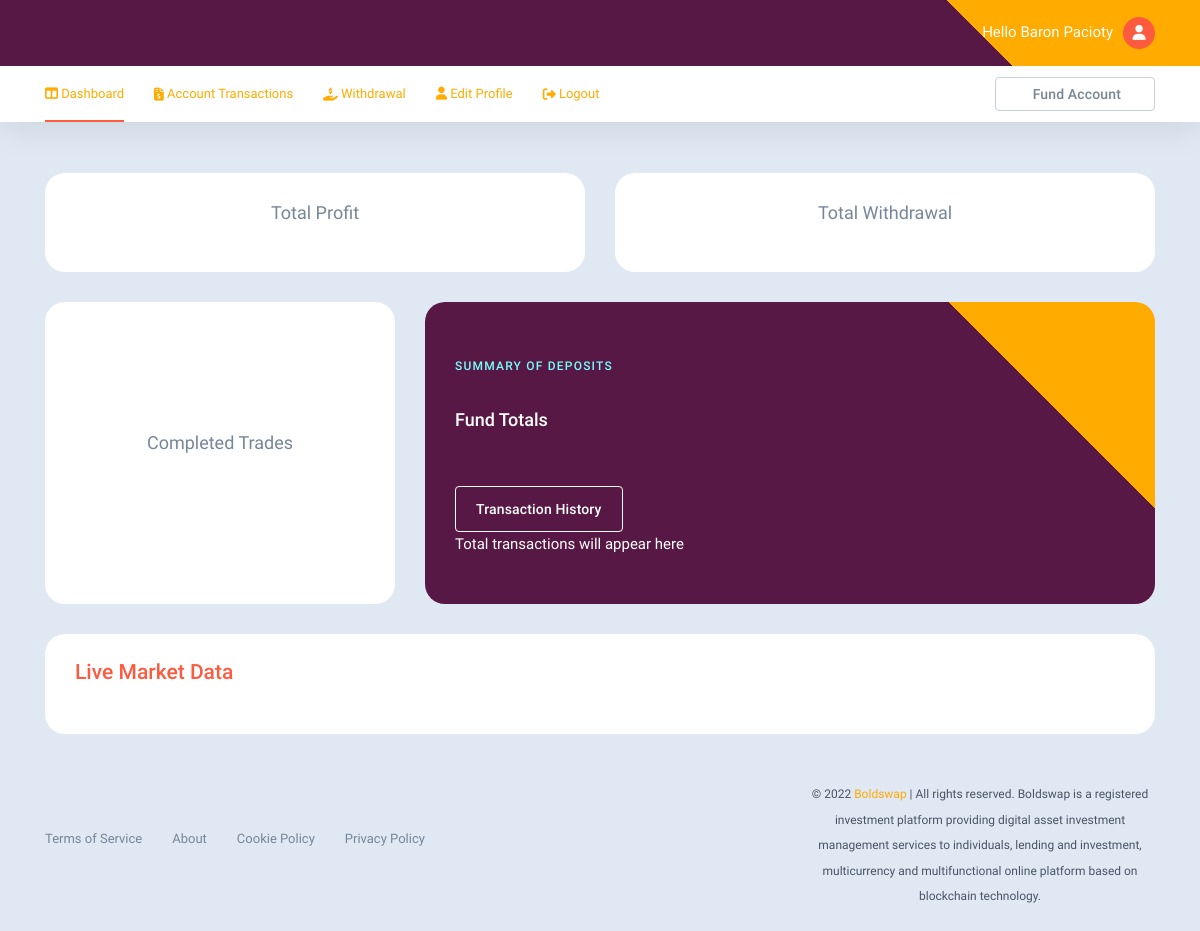
The page /user/user-area.php (signed in) on the database as committed earlier.
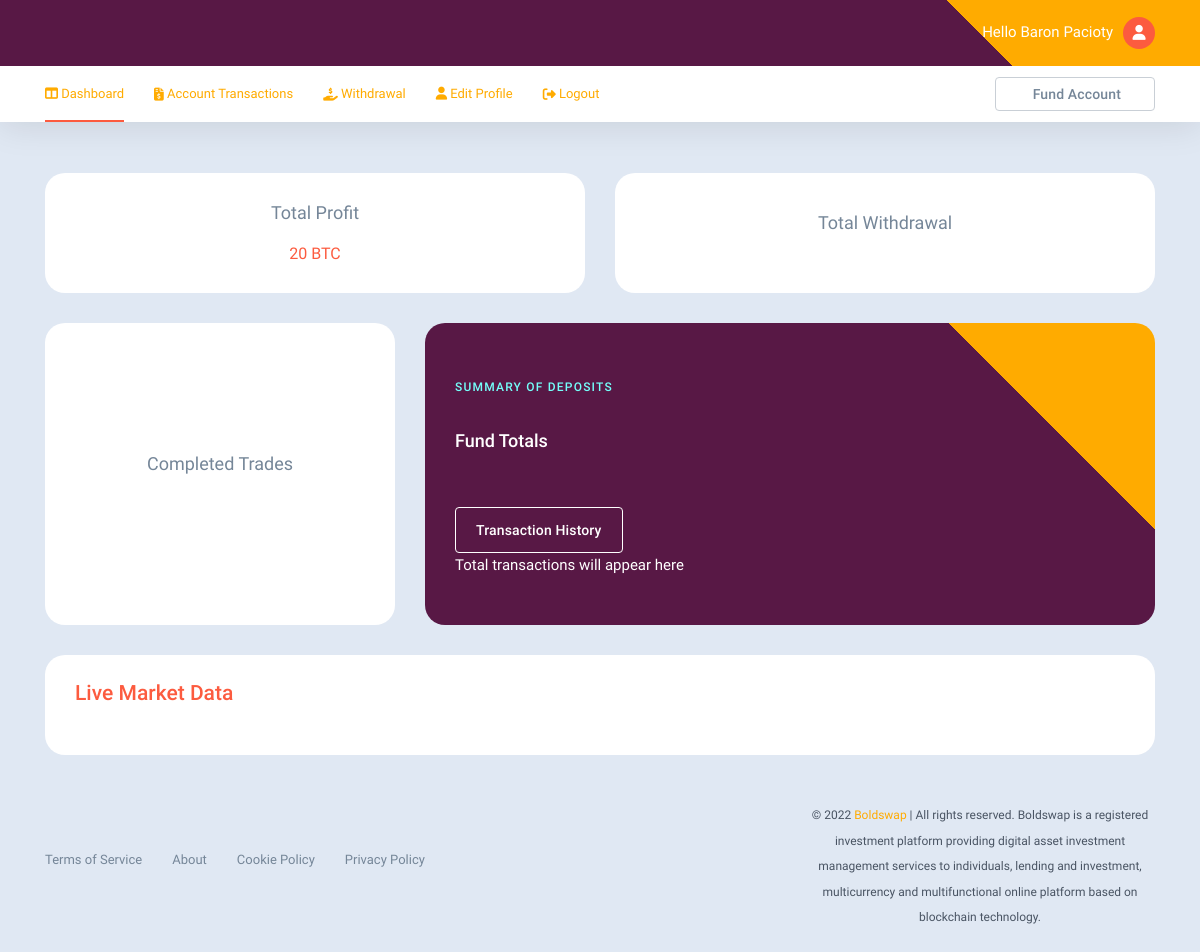
The same page on the database as committed later.
### tables this page shows
CREATE TABLE `profit` (
  `id_no` int(3) NOT NULL,
  `user_email` varchar(255) DEFAULT NULL,
  `ptxn` varchar(255) DEFAULT NULL,
  `currency` varchar(255) DEFAULT NULL,
  `amount` varchar(255) DEFAULT NULL,
  `date_approved` datetime DEFAULT current_timestamp()
);

### user/config.php (called while the page is built, shortened)
<?php
$con = new mysqli(SERVER,USER,PASS,DB);
if(isset($_SESSION['email']) && $_SESSION['email']!==null){
$sql_profit = "SELECT * FROM `profit`";
$sql_profit_exec = $con->query($sql_profit);
}
?>

### user/function.php (called while the page is built, shortened)
<?php
require_once('config.php');
?>

### user/user-area.php (the view, shortened to what this page needs)
<?php
include('function.php');
?>
<?php include('header.php'); ?>
<body class="page-user">
<?php include('nav.php'); ?>
<div>
<div class="page-content">
<div class="container">
    <div class="row">
<div class="col-lg-12 col-12">
</div>
</div>
<div class="row">
<div class="col-lg-6 col-6 col-sm-12">
<div class="token-information card card-full-height" style="border-radius: 20px;">
<div class="token-info">
<h1 class="token-info-head text-light">Total Profit</h1>
<h5 class="token-info-sub"><?php if(isset($profit_info['amount']) && isset($profit_info['currency']) && $profit_info['amount']!==null && $profit_info['currency']!==null){
    echo $profit_info['amount'] ." ".$profit_info['currency'];}?></h5>
</div>
</div>
</div>
<div class="col-lg-6 col-6 col-sm-12">
<div class="token-information card card-full-height" style="border-radius:20px;">
<div class="token-info">
<h1 class="token-info-head text-light">Total Withdrawal</h1>
</div>
</div>
</div>
<div class="col-lg-4 col-12 col-md-6">
<div class="token-information card card-full-height " style="border-radius: 20px;">
<div class="token-info">
<h1 class="token-info-head text-light">Completed Trades</h1>
</div>
</div>
</div>
<div class="col-lg-8 col-12 col-md-6">
<div class="token-statistics card card-token height-auto" style="border-radius: 20px;">
<div class="card-innr">
<div class="token-balance token-balance-s2">
<h3 class="card-sub-title">Summary of deposits</h3>
<ul class="token-balance-list row">
<li class="token-balance-sub col-md-12 col-lg-6 mb-3" hidden><?php
    foreach($sql_withdraw_exec as $withdraw_info){extract($withdraw_info);?>
<span class="lead"><?php if(isset($withdraw_info['wstatus']) && $withdraw_info['wstatus']==="approved"){} ?></span>
<span class="sub"><?php if(isset($withdraw_info['wstatus']) && $withdraw_info['wstatus']==="approved"){}?></span>
<?php } ?>
<li class="token-balance-sub col-md-12 col-lg-6 mb-3">
    <?php
    echo "<br><big><strong>Fund Totals</strong></big><br>";
    $r_bnb = "SELECT sum(amount) AS rsum,currency AS cur FROM fund WHERE user_email ='$session_email' AND (status = 'approved' AND currency = 'BNB')";
    $r_bnb_2 = $con->query($r_bnb);
    $r_bnb_3 = mysqli_fetch_assoc($r_bnb_2);
    if($r_bnb_3){echo $r_bnb_3['cur'] . ' '.$r_bnb_3['rsum'] .'<br>';}
    ?>
    <?php
    $total_deposit = "SELECT sum(amount) AS totalsum FROM fund WHERE user_email='$session_email' AND status='approved'";
    $total_deposit_query = $con->query($total_deposit);
    $total_deposit_display = mysqli_fetch_assoc($total_deposit_query);
   if($total_deposit_display){
    $sum_of_rows = $total_deposit_display['totalsum'];
    echo "<br><a class='btn btn-lg btn-outline-warning' href='user-transactions.php'>Transaction History</a><br>";
    if(isset($withdraw_info['wstatus']) && $withdraw_info['wstatus']==="approved"){
   ?>
<span><?= "Total Deposit: ".($sum_of_rows - $withdraw_info['wamount'])." ".$fund_info['currency']; ?></span>
<span class="sub"></span>
<span></span>
<?php }else{echo "Total transactions will appear here";} }?>
</li>
                        </ul>
</div>
</div>
</div>
</div>
</div>
<div class="row">
<div class="col-xl-12 col-lg-12">
<div class="token-transaction card card-full-height" style="border-radius: 20px;">
<div class="card-innr">
<div class="card-head has-aside">
<h4 class="card-title">Live Market Data</h4>
</div>
</div> </div>
</div>
</div>
</div>
</div>
</div>
<div class="footer-bar">
<div class="container">
<div class="row align-items-center justify-content-center">
<div class="col-md-8">
<ul class="footer-links">
 <li><a href="https://boldswap.org/docs/terms-of-use.php">Terms of Service</a></li>
        <li><a href="https://boldswap.org/docs/about.php">About</a></li>
        <li><a href="https://boldswap.org/docs/cookie-policy.php">Cookie Policy</a></li>
        <li><a href="https://boldswap.org/docs/privacy-policy.php">Privacy Policy</a></li>
</ul>
</div>
<div class="col-md-4 mt-2 mt-sm-0">
<div class="d-flex justify-content-between justify-content-md-end align-items-center guttar-25px pdt-0-5x pdb-0-5x">
<div class="copyright-text"><p><center><small>©&nbsp;<?= date('Y');?>&nbsp;<a href="#"><span class="orange">Boldswap</span></a> | All rights reserved.&nbsp;Boldswap is a registered investment platform providing digital asset investment management services to individuals, lending and investment, multicurrency and multifunctional online platform based on blockchain technology.</small></center></p></div>
</div>
</div>
</div>
</div>
</div>
</body>
</html>

Rows that differ between the two databases and show on the page:
added profit: amount "20", currency "BTC"
